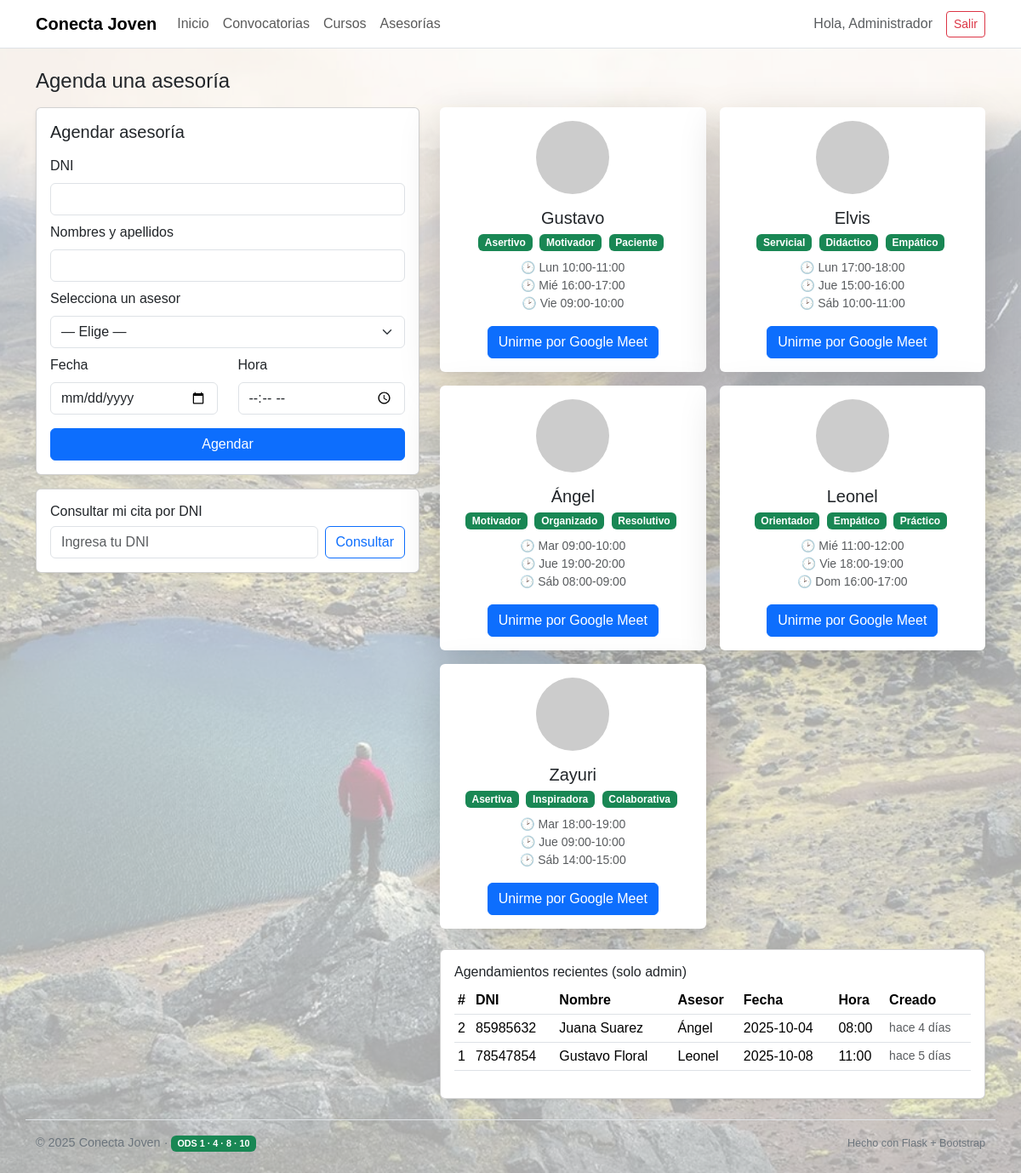
The app's page /advisors (signed in) with its own data.
### tables this page shows
CREATE TABLE appointments(
        id INTEGER PRIMARY KEY AUTOINCREMENT,
        dni TEXT NOT NULL,
        name TEXT NOT NULL,
        advisor TEXT NOT NULL,
        date TEXT NOT NULL,
        time TEXT NOT NULL,
        created_at TEXT NOT NULL
    );

### app.py (the view)
    def wrapper(*args, **kwargs):
        if "user_id" not in session:
            return redirect(url_for("login"))
        return view(*args, **kwargs)

### app.py (called while the page is built, shortened)
def get_db():
    conn = sqlite3.connect(DB_PATH)
    conn.row_factory = sqlite3.Row
    return conn

@app.template_filter("timeago")
def timeago(value):
    if not value:
        return ""
    try:
        dt = _dt.datetime.fromisoformat(value)
    except Exception:
        return value
    now = _dt.datetime.utcnow()
    diff = now - dt
    s = int(diff.total_seconds())
    if s < 60:
        return f"hace {s} segundo{'s' if s != 1 else ''}"
    m = s // 60
    if m < 60:
        return f"hace {m} minuto{'s' if m != 1 else ''}"
    h = m // 60
    if h < 24:
        return f"hace {h} hora{'s' if h != 1 else ''}"
    d = h // 24
    if d < 7:
        return f"hace {d} día{'s' if d != 1 else ''}"
    return dt.strftime("%d/%m/%Y")

@app.context_processor
def inject_now():
    return {"APP_NAME": APP_NAME, "year": datetime.datetime.now().year, "MEET_LINK": MEET_LINK}

def login_required(view):
    def wrapper(*args, **kwargs):
        if "user_id" not in session:
            return redirect(url_for("login"))
        return view(*args, **kwargs)
    wrapper.__name__ = view.__name__
    return wrapper

@app.route("/advisors", methods=["GET","POST"])
@login_required
def advisors():
    asesores = _asesores_base()
    scheduled = None
    lookup_result = None
    conn = get_db(); cur = conn.cursor()
    appointments = []
    if session.get("is_admin"):
        cur.execute("SELECT * FROM appointments ORDER BY date,time")
        appointments = cur.fetchall()
    conn.close()
    return render_template(
        "advisors.html",
        asesores=asesores,
        scheduled=scheduled,
        appointments=appointments,
        is_admin=session.get("is_admin", False),
        lookup_result=lookup_result
    )

### templates/advisors.html (shortened to what this page needs)
{% extends 'base.html' %}
{% block content %}
<h1 class="h4 mb-3">Agenda una asesoría</h1>
<div class="row g-4">
  <div class="col-lg-5">
    <div class="card shadow-sm mb-3">
      <div class="card-body">
        <h2 class="h5">Agendar asesoría</h2>
        <form method="post" class="mt-3">
          <div class="mb-2">
            <label class="form-label">DNI</label>
            <input class="form-control" name="dni" required>
          </div>
          <div class="mb-2">
            <label class="form-label">Nombres y apellidos</label>
            <input class="form-control" name="name" required>
          </div>
          <div class="mb-2">
            <label class="form-label">Selecciona un asesor</label>
            <select class="form-select" name="advisor" required>
              <option value="" selected>— Elige —</option>
            </select>
          </div>
          <div class="row">
            <div class="col-6 mb-2">
              <label class="form-label">Fecha</label>
              <input type="date" class="form-control" name="date" required>
            </div>
            <div class="col-6 mb-2">
              <label class="form-label">Hora</label>
              <input type="time" class="form-control" name="time" required>
            </div>
          </div>
          <button class="btn btn-primary w-100 mt-2">Agendar</button>
        </form>
      </div>
    </div>
    <div class="card shadow-sm">
      <div class="card-body">
        <h2 class="h6">Consultar mi cita por DNI</h2>
        <form method="post" class="mt-2 d-flex gap-2">
          <input class="form-control" name="dni_lookup" placeholder="Ingresa tu DNI">
          <button class="btn btn-outline-primary">Consultar</button>
        </form>
      </div>
    </div>
  </div>
  <div class="col-lg-7">
    <div class="row g-3">
      {% for a in asesores %}
      <div class="col-sm-6">
        <div class="card shadow-lg border-0 h-100">
          <div class="card-body text-center">
            <img src="{{ a['foto'] }}" class="rounded-full rounded-circle mb-3" width="86" height="86" alt="Asesor">
            <h5 class="card-title mb-1">{{ a['nombre'] }}</h5>
            <p class="mb-2">
              {% for q in a['cualidades'] %}
                <span class="badge bg-success me-1">{{ q }}</span>
              {% endfor %}
            </p>
            <ul class="list-unstyled text-muted small mb-3">
              {% for s in a['slots'] %}
                <li>🕑 {{ s }}</li>
              {% endfor %}
            </ul>
            <a href="{{ MEET_LINK }}" class="btn btn-primary" target="_blank">Unirme por Google Meet</a>
          </div>
        </div>
      </div>
      {% endfor %}
    </div>
    {% if is_admin and appointments %}
    <div class="card shadow-sm mt-4">
      <div class="card-body">
        <h2 class="h6">Agendamientos recientes (solo admin)</h2>
        <div class="table-responsive">
          <table class="table table-sm align-middle">
            <thead>
              <tr>
                <th>#</th>
                <th>DNI</th>
                <th>Nombre</th>
                <th>Asesor</th>
                <th>Fecha</th>
                <th>Hora</th>
                <th>Creado</th>
              </tr>
            </thead>
            <tbody>
              {% for r in appointments %}
              <tr>
                <td>{{ r['id'] }}</td>
                <td>{{ r['dni'] }}</td>
                <td>{{ r['name'] }}</td>
                <td>{{ r['advisor'] }}</td>
                <td>{{ r['date'] }}</td>
                <td>{{ r['time'] }}</td>
                <td class="text-muted small">{{ r['created_at']|timeago }}</td>
              </tr>
              {% endfor %}
            </tbody>
          </table>
        </div>
      </div>
    </div>
    {% endif %}
  </div>
</div>
{% endblock %}

### templates/base.html (shortened to what this page needs)
<!doctype html>
<html lang="es">
  <head>
    <link href="https://cdn.jsdelivr.net/npm/bootstrap@5.3.3/dist/css/bootstrap.min.css" rel="stylesheet">
    <link href="{{ url_for('static', filename='style.css') }}" rel="stylesheet">
  </head>
  <body>
    <nav class="navbar navbar-expand-lg bg-white border-bottom sticky-top">
      <div class="container">
        <a class="navbar-brand" href="{{ url_for('home') }}">{{ APP_NAME }}</a>
        {% if session.get('user_id') %}
        <div class="collapse navbar-collapse" id="nav">
          <ul class="navbar-nav me-auto">
            <li class="nav-item"><a class="nav-link" href="{{ url_for('home') }}">Inicio</a></li>
            <li class="nav-item"><a class="nav-link" href="{{ url_for('jobs') }}">Convocatorias</a></li>
            <li class="nav-item"><a class="nav-link" href="{{ url_for('courses') }}">Cursos</a></li>
            <li class="nav-item"><a class="nav-link" href="{{ url_for('advisors') }}">Asesorías</a></li>
          </ul>
          <span class="me-3 text-muted">Hola, {{ session.get('user_name') }}</span>
          <a class="btn btn-outline-danger btn-sm" href="{{ url_for('logout') }}">Salir</a>
        </div>
        {% endif %}
      </div>
    </nav>
    <main class="container my-4">
      {% block content %}{% endblock %}
    </main>
    <footer class="container border-top pt-3 pb-4">
      <div class="d-flex justify-content-between">
        <div>&copy; {{ year }} {{ APP_NAME }} · <span class="badge badge-ods text-bg-success">ODS 1 · 4 · 8 · 10</span></div>
        <div><small>Hecho con Flask + Bootstrap</small></div>
      </div>
    </footer>
  </body>
</html>

### static/style.css (style rules this page uses)
body { background: url("/static/peru_fondo.jpg") no-repeat center center fixed; background-size: cover; font-family: Arial, sans-serif; position: relative; z-index: 0; min-height: 100vh; }
body::before { content: ""; position: fixed; top: 0; left: 0; width: 100%; height: 100%; background: rgba(255, 255, 255, 0.65); z-index: -1; }
.navbar-brand { font-weight: 700; }
.badge-ods { background:#198754; }
footer { font-size: .9rem; color:#6c757d; }

### records on screen
appointments: id "2", dni "85985632", name "Juana Suarez", advisor "Ángel", date "2025-10-04", time "08:00", created_at "hace 4 días"
appointments: id "1", dni "78547854", name "Gustavo Floral", advisor "Leonel", date "2025-10-08", time "11:00", created_at "hace 5 días"

### other values on screen
{{ APP_NAME }} "Conecta Joven"
{{ session.get('user_name') }} "Administrador"
{{ a['nombre'] }} "Gustavo" "Elvis" "Ángel" "Leonel" "Zayuri"
{{ q }} "Asertivo" "Motivador" "Paciente" "Servicial" "Didáctico" "Empático" "Motivador" "Organizado" "Resolutivo" "Orientador" "Empático" "Práctico" "Asertiva" "Inspiradora" "Colaborativa"
{{ s }} "Lun 10:00-11:00" "Mié 16:00-17:00" "Vie 09:00-10:00" "Lun 17:00-18:00" "Jue 15:00-16:00" "Sáb 10:00-11:00" "Mar 09:00-10:00" "Jue 19:00-20:00" "Sáb 08:00-09:00" "Mié 11:00-12:00" "Vie 18:00-19:00" "Dom 16:00-17:00" "Mar 18:00-19:00" "Jue 09:00-10:00" "Sáb 14:00-15:00"
